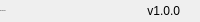
              <widget class="QFrame" name="bottomBar">
               <property name="minimumSize">
                <size>
                 <width>0</width>
                 <height>22</height>
                </size>
               </property>
               <property name="maximumSize">
                <size>
                 <width>16777215</width>
                 <height>22</height>
                </size>
               </property>
               <property name="frameShape">
                <enum>QFrame::NoFrame</enum>
               </property>
               <property name="frameShadow">
                <enum>QFrame::Raised</enum>
               </property>
               <layout class="QHBoxLayout" name="horizontalLayout_5">
                <property name="spacing">
                 <number>0</number>
                </property>
                <property name="leftMargin">
                 <number>0</number>
                </property>
                <property name="topMargin">
                 <number>0</number>
                </property>
                <property name="rightMargin">
                 <number>0</number>
                </property>
                <property name="bottomMargin">
                 <number>0</number>
                </property>
                <item>
                 <widget class="QLabel" name="creditsLabel">
                  <property name="maximumSize">
                   <size>
                    <width>16777215</width>
                    <height>16</height>
                   </size>
                  </property>
                  <property name="font">
                   <font>
                    <family>Segoe UI</family>
                    <pointsize>-1</pointsize>
                    <weight>50</weight>
                    <italic>false</italic>
                    <bold>false</bold>
                   </font>
                  </property>
                  <property name="text">
                   <string>By: Dorsa-co</string>
                  </property>
                  <property name="alignment">
                   <set>Qt::AlignLeading|Qt::AlignLeft|Qt::AlignVCenter</set>
                  </property>
                 </widget>
                </item>
                <item>
                 <widget class="QLabel" name="version">
                  <property name="text">
                   <string>v1.0.0</string>
                  </property>
                  <property name="alignment">
                   <set>Qt::AlignRight|Qt::AlignTrailing|Qt::AlignVCenter</set>
                  </property>
                 </widget>
                </item>
                <item>
                 <widget class="QFrame" name="frame_size_grip">
                  <property name="minimumSize">
                   <size>
                    <width>20</width>
                    <height>0</height>
                   </size>
                  </property>
                  <property name="maximumSize">
                   <size>
                    <width>20</width>
                    <height>16777215</height>
                   </size>
                  </property>
                  <property name="frameShape">
                   <enum>QFrame::NoFrame</enum>
                  </property>
                  <property name="frameShadow">
                   <enum>QFrame::Raised</enum>
                  </property>
                 </widget>
                </item>
               </layout>
              </widget>
